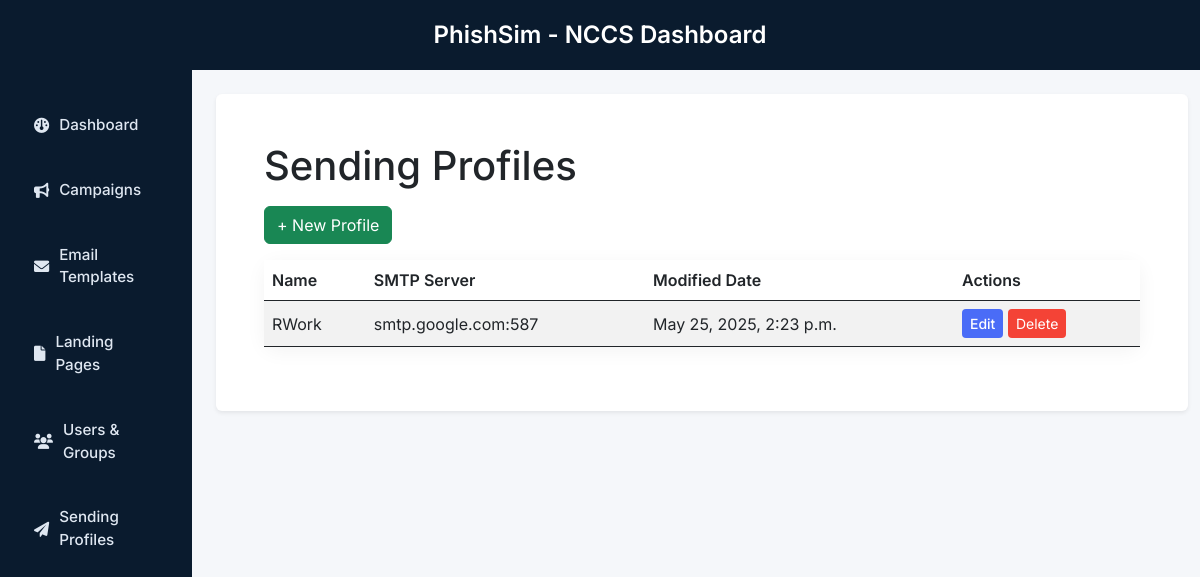
The page /sending-profiles/ (signed in) on the database its author committed.
### core/models.py (models this page shows, shortened)
class SendingProfile(models.Model):
    user = models.ForeignKey(User, on_delete=models.CASCADE)
    name = models.CharField(max_length=255, blank=True, null=True)
    smtp_host = models.CharField(max_length=255, blank=True, null=True)
    smtp_port = models.PositiveIntegerField(blank=True, null=True)
    smtp_user = models.CharField(max_length=255, blank=True, null=True)
    smtp_password = models.CharField(max_length=255, blank=True, null=True)
    use_tls = models.BooleanField(default=True, blank=True, null=True)
    created_at = models.DateTimeField(blank=True, null=True)

### core/views.py (the view, shortened to what this page needs)
# urls.py: path('sending-profiles/', views.sending_profile_list, name='sending_profile_list'),
def sending_profile_list(request):
    sending_profiles = SendingProfile.objects.filter(user=request.user)
    return render(request, 'core/sending_profile_list.html', {'sending_profiles': sending_profiles})

### core/templates/core/sending_profile_list.html (shortened to what this page needs)
{% extends "core/base.html" %}
{% block content %}
<div class="container-fluid p-4">
    <h1 class="mb-3">Sending Profiles</h1>
    <button type="button" class="btn btn-success mb-3" data-bs-toggle="modal" data-bs-target="#newSendingProfileModal">+ New Profile</button>
    <table class="table table-striped">
        <thead>
            <tr>
                <th>Name</th>
                <th>SMTP Server</th>
                <th>Modified Date</th>
                <th>Actions</th>
            </tr>
        </thead>
        <tbody>
            {% if sending_profiles %}
                {% for profile in sending_profiles %}
                    <tr>
                        <td>{{ profile.name }}</td>
                        <td>{{ profile.smtp_host }}:{{ profile.smtp_port }}</td>
                        <td>{{ profile.created_at }}</td>
                        <td>
                            <button type="button" class="btn btn-primary btn-sm edit-profile"
                            data-profile-id="{{ profile.id }}"
                            data-profile-name="{{ profile.name }}"
                            data-smtp-from="{{ profile.smtp_from }}"
                            data-smtp-host="{{ profile.smtp_host }}"
                            data-smtp-port="{{ profile.smtp_port }}"
                            data-username="{{ profile.smtp_user }}"
                            data-use-tls="{{ profile.use_tls|lower }}">
                        Edit
                    </button>
                    <button class="btn btn-danger btn-sm delete-profile-btn"
                    data-id="{{ profile.id }}"
                    data-name="{{ profile.name }}"
                    data-delete-url="{% url 'sendingprofile_delete' profile.id %}"
                    data-bs-toggle="modal"
                    data-bs-target="#deleteSendingProfileModal">
                    Delete
                    </button>
                        </td>
                    </tr>
                {% endfor %}
            {% else %}
                <tr>
                    <td colspan="4" class="text-center">No profiles created yet. Let's create one!</td>
                </tr>
            {% endif %}
        </tbody>
    </table>
</div>
{% endblock %}

### static/core/style.css (style rules this page uses)
body { font-family: 'Inter', sans-serif; background-color: #f4f6f8; margin: 0; }
.card, .table, .modal-content { border-radius: 12px; box-shadow: 0 4px 20px rgba(0, 0, 0, 0.05); border: none; }
.table th { font-weight: 600; }
.table td, .table th { vertical-align: middle; }
.btn-primary { background-color: #4a6cf7; border: none; font-weight: 500; }
.btn-danger { background-color: #f44336; border: none; }

### rows shown on the page
SendingProfile: name "RWork", smtp_host "smtp.google.com", smtp_port "587", created_at "May 25, 2025, 2:23 p.m."
